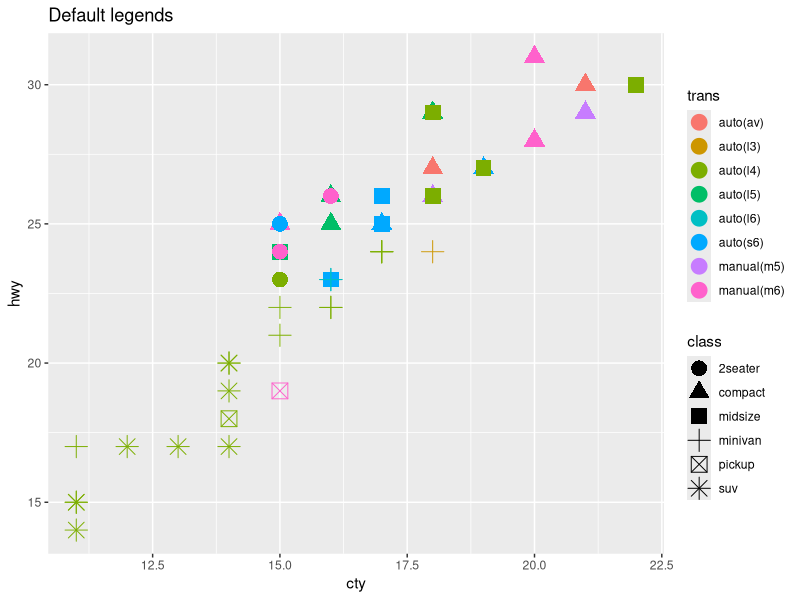
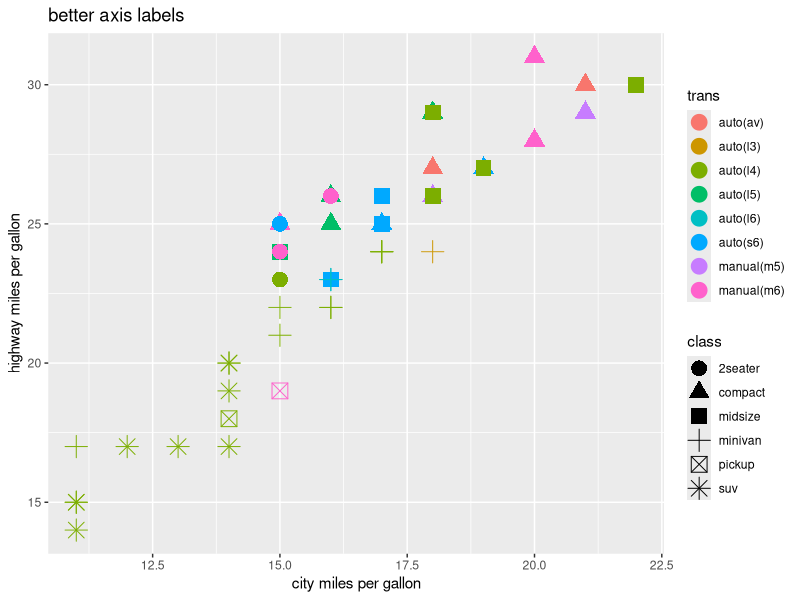
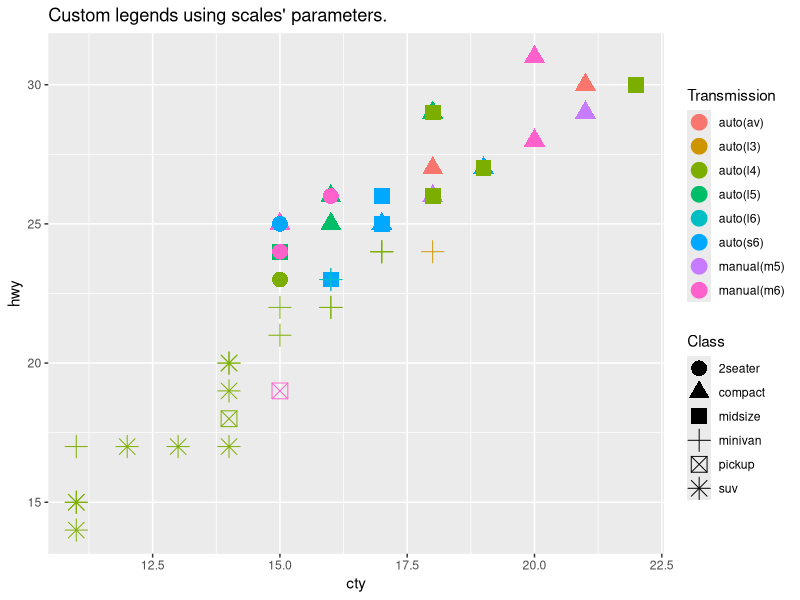
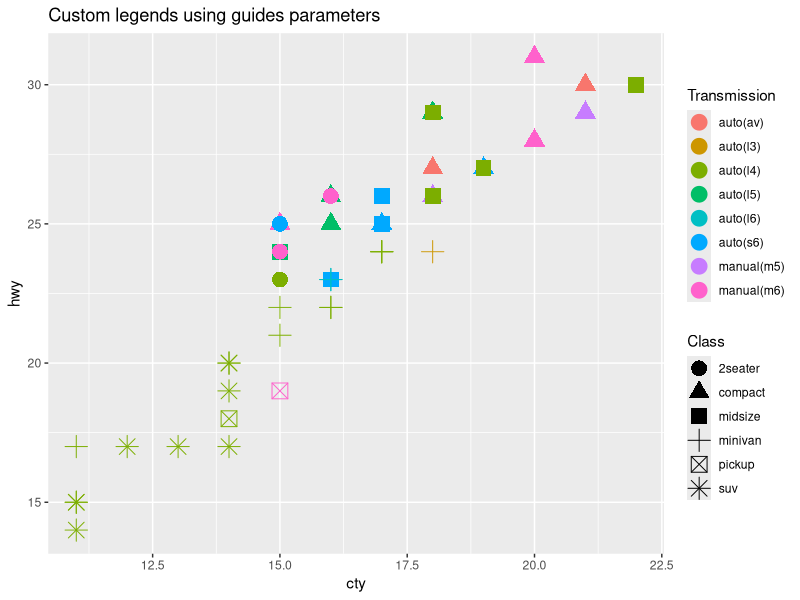

Write the R code that produced these figures, in order. (Note: this script raises an error after producing the figures.)
# Activity 05_05: Customizing the legend and other non-data elements 

library(ggplot2)

# default
p <- ggplot(head(mpg,50)) + 
  geom_point(aes(x = cty, y = hwy,color = trans, shape = class), size = 5)
p + ggtitle('Default legends')


# Axis labels
p + xlab('city miles per gallon')  + ylab('highway miles per gallon') +
  ggtitle('better axis labels')

# Legends
p + 
  scale_shape_discrete(guide = guide_legend("Class")) + 
    scale_color_discrete(guide = guide_legend("Transmission")) +
      ggtitle("Custom legends using scales' parameters.")

p + 
  guides(colour = guide_legend("Transmission"), shape = guide_legend("Class")) +
    ggtitle("Custom legends using guides parameters")

# Swapping coordinates
# default x vs y plot
p <- ggplot(mpg, aes(x = manufacturer)) + geom_histogram() + ylab("Number") + xlab('') 

# flipping axes
p + coord_flip() + ggtitle('Flipped axes')

# re-ordering factors
# see Video 05_02 for a more detailed explanation
mpg$manufacturer2 <- factor(mpg$manufacturer,rev(unique(mpg$manufacturer)))
ggplot(mpg) + 
  geom_histogram(aes( x = manufacturer2)) + 
    ylab("Number") + 
      xlab('') + 
        coord_flip() + ggtitle('flipped axes and reordered factors')

# Going further:
# http://docs.ggplot2.org/current/update_labels.html
# http://docs.ggplot2.org/current/guides.html
# http://docs.ggplot2.org/current/guide_legend.html
# and themes at http://docs.ggplot2.org/current/
# http://docs.ggplot2.org/current/coord_flip.html